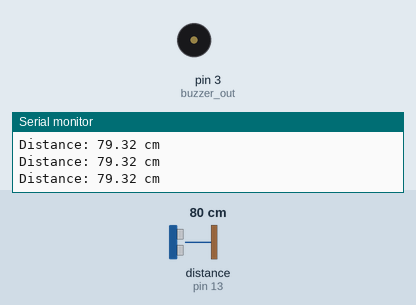
The sketch below on a simulated Arduino Uno, built with avr-gcc and run on an emulated ATmega328P. Shown: buzzer (waves = sounding, pin HIGH), the last lines printed to the serial monitor. Wiring (inferred from the names in the program): ultrasonic range finder: trigger pin 11; echo pin 13. The test bench sets the inputs (shaded band); at power-on: distance to the obstacle (sensor on pin 13) 80 cm. The echo pulse lasts 58.3 µs per cm; pins used as bus, display or sensor lines are not drawn.

Above: at 1.2 s.
1.3 s: distance to the obstacle (sensor on pin 13) set to 34 cm
4.3 s: distance to the obstacle (sensor on pin 13) set to 27 cm
At 5.1 s:
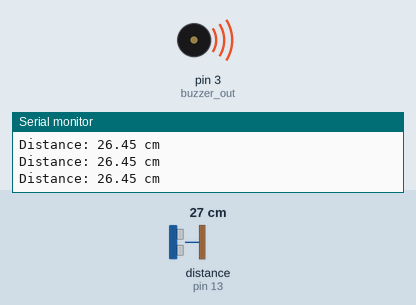
5.9 s: distance to the obstacle (sensor on pin 13) set to 35 cm
At 6.9 s:
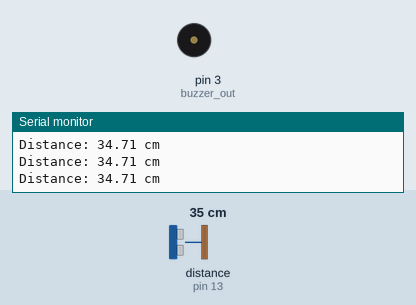
7.4 s: distance to the obstacle (sensor on pin 13) set to 2 cm
At 8.9 s:
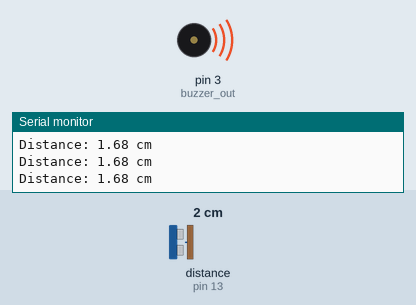
Timing chart, 0 to 10.0 s (numbered marks = the images above; inputs shaded):
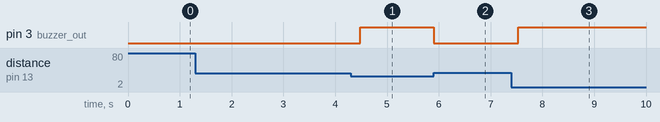

The sketch:

main.ino
```cpp
const int trigPin = 11;
const int echoPin = 13;
const int buzzer_out = 3;

const float THRESHOLD_CM = 30.0;

void setup() {
  Serial.begin(9600);
  pinMode(trigPin, OUTPUT);
  pinMode(echoPin, INPUT);
  pinMode(buzzer_out, OUTPUT);
  digitalWrite(buzzer_out, LOW);
}

void loop() {
  digitalWrite(trigPin, LOW);
  delayMicroseconds(2);
  digitalWrite(trigPin, HIGH);
  delayMicroseconds(10);
  digitalWrite(trigPin, LOW);

  long duration = pulseIn(echoPin, HIGH, 30000UL);
  float distanceCm = (duration * 0.034) / 2.0;

  if (duration == 0) {
    Serial.println("Out of range");
    digitalWrite(buzzer_out, LOW);
  } else {
    Serial.print("Distance: ");
    Serial.print(distanceCm);
    Serial.println(" cm");

    if (distanceCm < THRESHOLD_CM) {
      digitalWrite(buzzer_out, HIGH);
    } else {
      digitalWrite(buzzer_out, LOW);
    }
  }

  delay(200);
}
```

Measured:
- the behaviour switches between 31 and 30 cm on distance to the obstacle (sensor on pin 13) (found by bisection; images 0 and 1)
- after the input at 4.3 s, pin 3 (buzzer_out): LOW → HIGH after 0.19 s
- after the input at 5.9 s, pin 3 (buzzer_out): HIGH → LOW at once
- after the input at 7.4 s, pin 3 (buzzer_out): LOW → HIGH after 0.13 s
